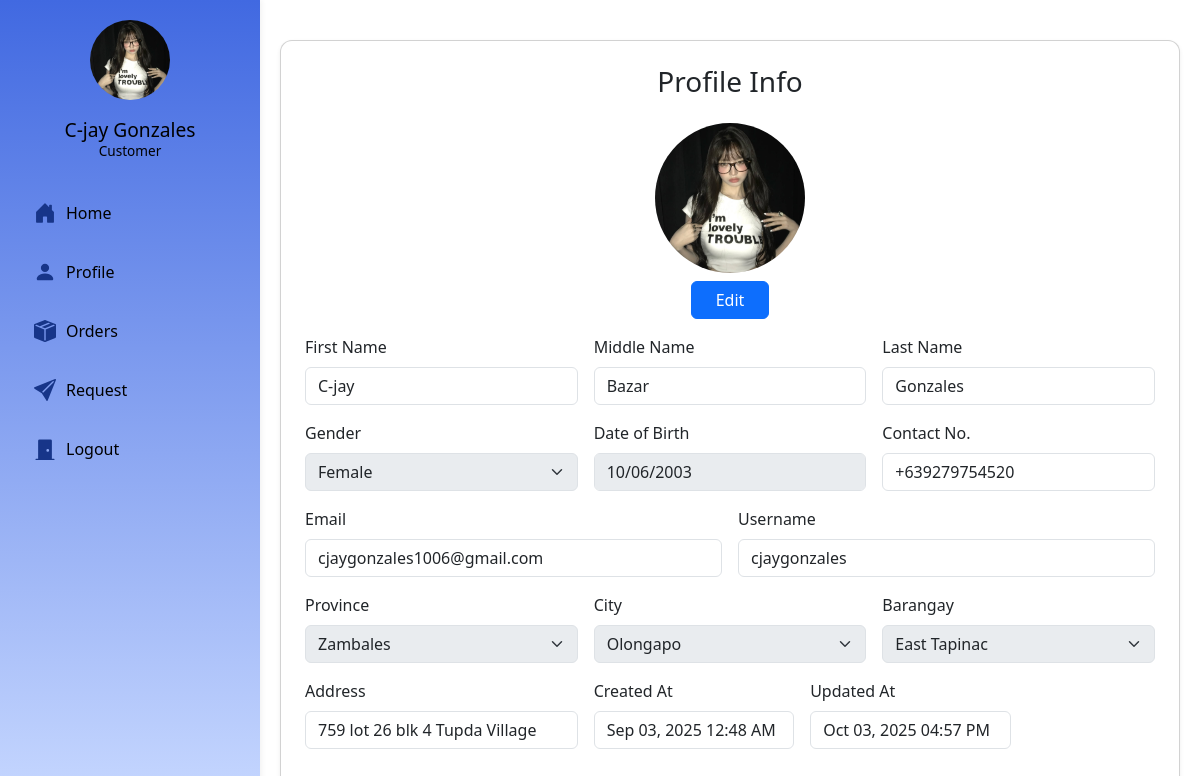
Page /user/profile.php (signed in) on the earlier database version.
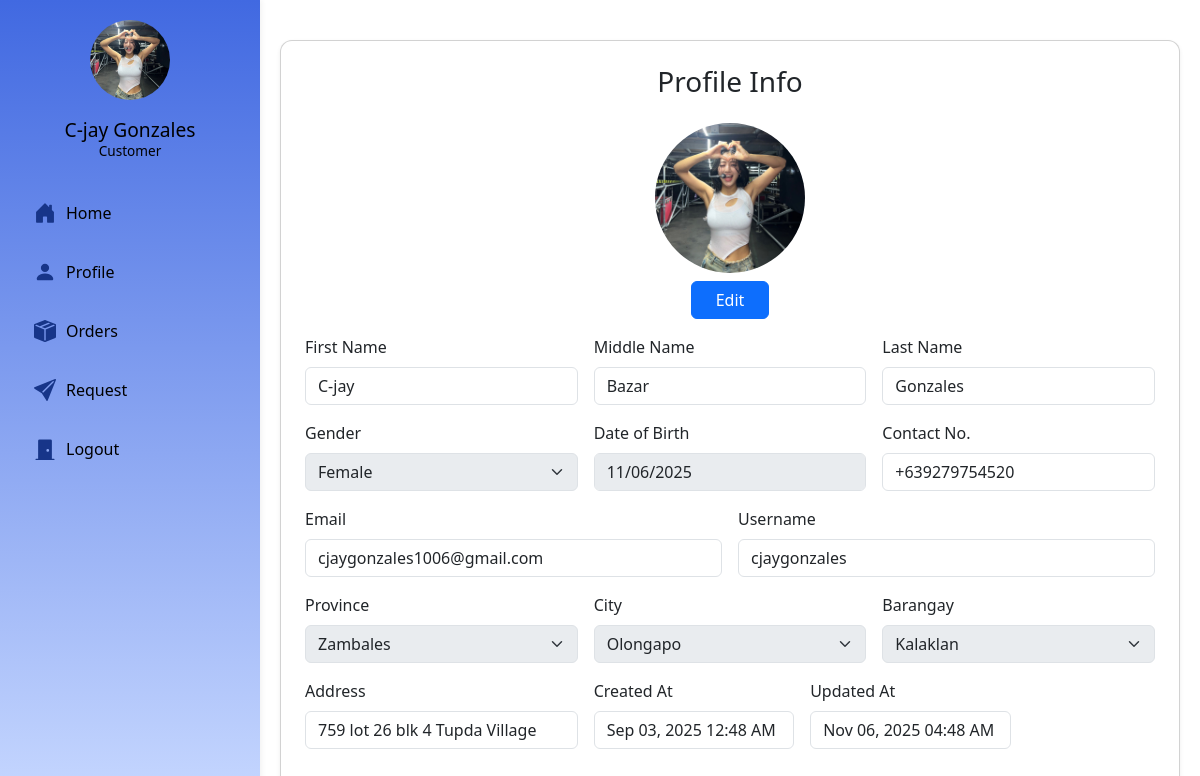
Same page on the later database version.
### tables this page shows
CREATE TABLE `users` (
  `user_id` int(11) NOT NULL,
  `username` varchar(50) DEFAULT NULL,
  `email` varchar(100) NOT NULL,
  `password` varchar(255) DEFAULT NULL,
  `first_name` varchar(50) NOT NULL,
  `middle_name` varchar(50) NOT NULL,
  `last_name` varchar(50) NOT NULL,
  `gender` varchar(20) NOT NULL DEFAULT 'Prefer not to say',
  `date_of_birth` date DEFAULT NULL,
  `is_verified` tinyint(1) NOT NULL DEFAULT 0,
  `contact_number` varchar(15) NOT NULL,
  `address` text NOT NULL,
  `created_at` datetime NOT NULL DEFAULT current_timestamp(),
  `updated_at` timestamp NOT NULL DEFAULT current_timestamp() ON UPDATE current_timestamp(),
  `isActive` tinyint(1) NOT NULL,
  `verification_token` varchar(64) NOT NULL,
  `token_created_at` datetime NOT NULL DEFAULT current_timestamp(),
  `profile_image` varchar(255) DEFAULT NULL,
  `province_id` int(11) DEFAULT NULL,
  `city_id` int(11) DEFAULT NULL,
  `barangay_id` int(11) DEFAULT NULL,
  `reset_token` varchar(64) DEFAULT NULL,
  `forgot_token_expires` datetime DEFAULT NULL
);

### auth/auth.php (called while the page is built, shortened)
<?php
      $pdo = connect();
      $stmt = $pdo->prepare("SELECT * FROM users WHERE user_id = :id LIMIT 1");
      $stmt->execute([':id' => $_SESSION['user_id']]);
      $user = $stmt->fetch(PDO::FETCH_ASSOC);
?>

### user/profile.php (the view, shortened to what the changed rows need)
<!DOCTYPE html>
<html lang="en" dir="ltr">
  <head>
    <link href="../bootstrap-5.3.8-dist/css/bootstrap.min.css" rel="stylesheet">
    <link rel="stylesheet" href="../assets/css/user-sidebar.css">
  </head>
  <body>
    <?php  include('../includes/user-sidebar.php');?>
    <div class="main-content">
      <div class="card shadow-sm p-4 profile-card position-relative">
        <form class="row g-3" method="POST" action="../auth/complete-profile.php" enctype="multipart/form-data">
          <div class="col-12 text-center">
            <?php
              $profileImage = !empty($user['profile_image'])
                  ? "../assets/profile-pics/" . htmlspecialchars($user['profile_image'])
                  : "../assets/images/default.png";
              ?>
              <img id="profilePreview" src="<?php echo $profileImage; ?>"
                class="profile-img mb-2 rounded-circle">
               <br>
            <button type="button" class="btn btn-primary px-4" id="edit">Edit</button>
          </div>
          <div class="col-md-4">
            <label for="firstName" class="form-label">First Name</label>
            <input type="text" class="form-control" id="firstName" name="first_name"
                   value="<?php echo htmlspecialchars($user['first_name']); ?>" readonly>
          </div>
          <div class="col-md-4">
            <label for="middleName" class="form-label">Middle Name</label>
            <input type="text" class="form-control" id="middleName" name="middle_name"
                   value="<?php echo htmlspecialchars($user['middle_name']); ?>" readonly>
          </div>
          <div class="col-md-4">
            <label for="lastName" class="form-label">Last Name</label>
            <input type="text" class="form-control" id="lastName" name="last_name"
                   value="<?php echo htmlspecialchars($user['last_name']); ?>" readonly>
          </div>
          <div class="col-md-4">
            <label for="gender" class="form-label">Gender</label>
            <select id="gender" name="genders" class="form-select" disabled>
              <option value="Female" <?php echo ($user['gender'] === 'Female') ? 'selected' : ''; ?>>Female</option>
            </select>
          </div>
          <div class="col-md-4">
            <label for="dob" class="form-label">Date of Birth</label>
            <input type="date" id="dob" name="dob" class="form-control" value="<?php echo htmlspecialchars($user['date_of_birth']); ?>" max="<?= date('Y-m-d') ?>"
 required readonly>
          </div>
          <div class="col-md-4">
            <label for="inputContact" class="form-label">Contact No.</label>
            <input type="tel" class="form-control"
            id="inputContact"
            maxlength="13"
            placeholder="+639123456789"
            name="contact-no" pattern="^(\+63|0)\d{10}$"
            value="<?php echo htmlspecialchars($user['contact_number']); ?>" readonly required>
          </div>
          <div class="col-md-6">
            <label for="inputEmail" class="form-label">Email</label>
            <input type="email" class="form-control" id="inputEmail" name="email" value="<?php echo htmlspecialchars($user['email']); ?>" readonly>
          </div>
          <div class="col-md-6">
            <label for="inputUsername" class="form-label">Username</label>
            <input type="text" class="form-control" id="inputUsername" name="username" value="<?php echo htmlspecialchars($user['username']); ?>" readonly required>
          </div>
          <div class="col-md-4">
            <label for="inputBarangay" class="form-label">Barangay</label>
            <select class="form-select" id="inputBarangay" name="barangay" required>
              <option value="">Select Barangay</option>
            </select>
          </div>
          <div class="col-md-4">
            <label for="inputAddress" class="form-label">Address</label>
            <input type="text" class="form-control" id="inputAddress" placeholder="1234 Main St" name="address" value="<?php echo htmlspecialchars($user['address']); ?>" readonly required>
          </div>
          <div class="col-md-3">
            <label class="form-label">Created At</label>
            <input type="text" class="form-control readonly-fixed"
                   value="<?php echo date("M d, Y h:i A", strtotime($user['created_at'])); ?>" readonly>
          </div>
          <div class="col-md-3">
            <label class="form-label">Updated At</label>
            <input type="text" class="form-control readonly-fixed"
                   value="<?php echo date("M d, Y h:i A", strtotime($user['updated_at'])); ?>" readonly>
          </div>
        </form>
  </body>
</html>

### includes/user-sidebar.php (shortened to what the changed rows need)
<?php require_once __DIR__ .'/../auth/auth.php';
$profileImage = !empty($user['profile_image'])
    ? "../assets/profile-pics/" . htmlspecialchars($user['profile_image'])
    : "../assets/images/default.png";
?>
      <aside class="sidebar" id="sidebar">
      <div class="profile text-center">
          <img src="<?php echo $profileImage; ?>"
               alt="User Avatar"
               class="avatar">
          <h2 class="username mt-2">
              <?php echo htmlspecialchars($user['first_name'] . ' ' . $user['last_name']); ?>
          </h2>
          <p class="role">Customer</p>
      </div>
    </aside>

Differences in the rows shown:
changed users "C-jay Gonzales": profile_image: a different picture; dob "10/06/2003" → "11/06/2025"; updated_at "Oct 03, 2025 04:57 PM" → "Nov 06, 2025 04:48 AM"
Other differences:
form field barangay: "East Tapinac" → "Kalaklan"
